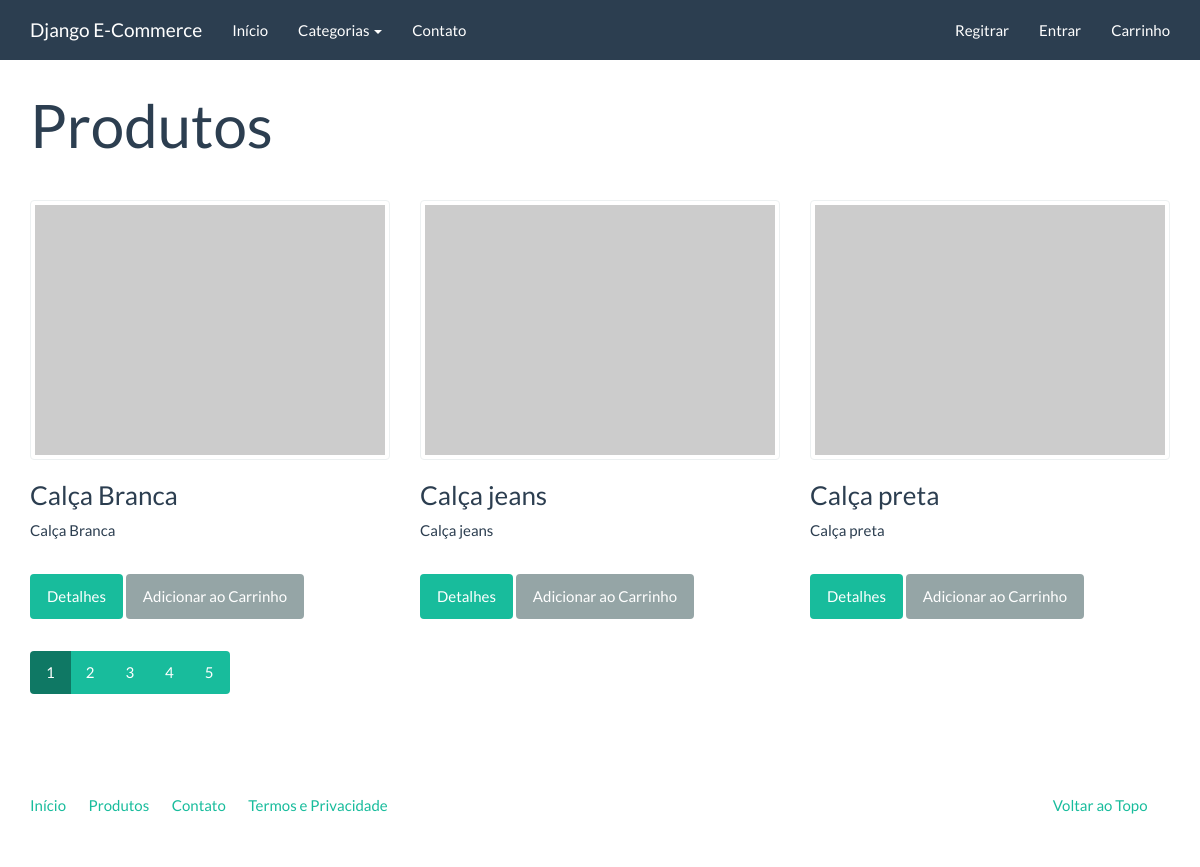
/produtos/, run on the app's committed database.
### catalog/models.py (models this page shows)
class Product(models.Model):
    name = models.CharField("Nome", max_length=100)
    slug = models.SlugField('Identificador', max_length=100)
    category = models.ForeignKey('catalog.Category', related_name='Categoria', verbose_name="Categoria", on_delete=models.CASCADE, null=True, blank=False)
    description = models.TextField('Descrição', blank=True, max_length=85)
    price = models.DecimalField("Preço", decimal_places=2, max_digits=8)
    created = models.DateTimeField('Criado em', auto_now_add=True)
    modified = models.DateTimeField('Modificado em', auto_now=True)
    class Meta:
        verbose_name = 'Produto'
        verbose_name_plural = "Produtos"
        ordering = ['name']
    def __str__(self):
        return self.name
    def get_absolute_url(self):
        return reverse('catalog:product', kwargs={'slug': self.slug})

### catalog/views.py (the view)
class ProductListView(generic.ListView):
    model = Product
    template_name = "catalog/product_list.html"
    context_object_name = 'product_list'
    paginate_by = 3

### catalog/context_processors.py (called while the page is built)
def categories(request):
    return {
        'categories': Category.objects.all()
    }

### catalog/models.py (called while the page is built)
    def __str__(self):
        return self.name

    def get_absolute_url(self):
        return reverse('catalog:category', kwargs={'slug': self.slug})

### core/templatetags/pagination.py (called while the page is built)
@register.inclusion_tag('pagination.html')
def pagination(request, paginator, page_obj):
    context = {}
    context['paginator'] = paginator
    context['request'] = request
    context['page_obj'] = page_obj
    getvars = request.GET.copy()
    if 'page' in getvars:
        del getvars['page']
    if len(getvars) > 0:
        context['getvars'] = f'&{getvars.urlencode()}'
    else:
        context['getvars'] = ''
    return context

### catalog/templates/catalog/product_list.html (shortened to what this page needs)
{% extends "base.html" %}
{% load pagination %}
{% block container %}
<div class="page-header">
    <h1>Produtos</h1>
</div>
<div class="row">
    {% for product in product_list %}
    {% include 'catalog/_product.html' %}
    {% endfor %}
</div>
{% pagination request paginator page_obj %}
{% endblock %}

### catalog/templates/catalog/_product.html
<div class="col-sm-6 col-md-4">
        <a class='thumbnail' href="{{ product.get_absolute_url }}">
            <img src="http://placehold.it/350x250" alt="" />
        </a>
        <div class="caption">
            <h3>{{ product }}</h3>
            {{ product.description|linebreaks }}
            <p><a href="{{ product.get_absolute_url }}" class="btn btn-success" role="button">Detalhes</a> <a href="{% url 'checkout:create_cart_item' product.slug %}" class="btn btn-default" role="button">Adicionar ao Carrinho</a></p>
        </div>
</div>

### data on the page
Product: name "Calça Branca", description "Calça Branca"
Product: name "Calça jeans", description "Calça jeans"
Product: name "Calça preta", description "Calça preta"

### other printed values
{{ page }} "1" "2" "3" "4" "5"
